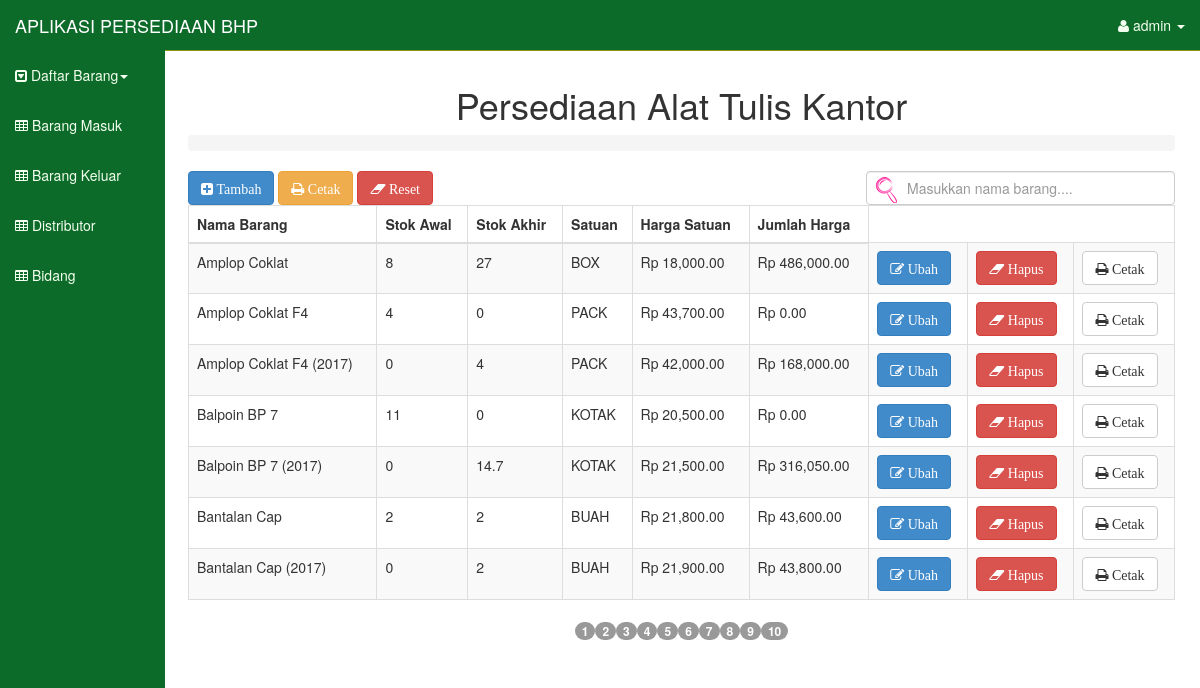
The page /index.php (signed in) on the database its author committed.
### tables this page shows
CREATE TABLE IF NOT EXISTS `databarang` (
  `no` int(10) NOT NULL AUTO_INCREMENT,
  `nama_barang` varchar(500) NOT NULL,
  `stok_awal` float NOT NULL,
  `stok_akhir` float NOT NULL,
  `satuan` varchar(50) NOT NULL,
  `harga_satuan` float NOT NULL,
  `kode` int(10) NOT NULL,
  PRIMARY KEY (`no`),
  KEY `nama_barang` (`nama_barang`)
);

### views/daftar_barang.php (the view, shortened to what this page needs)
 <div class="row">
          <div class="col-lg-12">
            <h1 align="center">Persediaan Alat Tulis Kantor</h1>
            <ol class="breadcrumb">
            </ol>
          </div>
        </div>
<div class="row">
<div class="form-group">
<div class="col-sm-8">
<a id="t_brg" data-toggle="modal" data-target="#tbrg" class="btn btn-primary"><i class="fa fa-plus-square"> Tambah</i></a>
<a id="t_cetak" data-toggle="modal" data-target="#tcetak" class="btn btn-warning"><i class="fa fa-print"> Cetak</i></a>
<a href="views/reset.php" class="btn btn-danger" onclick="return confirm('Apakah anda yakin untuk mereset semua history barang masuk dan barang keluar ?');"><i class="fa fa-eraser"> Reset</i></a>
</div>
<div class="col-sm-4">
<input type="text" style="background-image: url(pink.png);background-position: 6px 5px;background-repeat: no-repeat;padding: 5px 20px 4px 40px;" class="form-control" id="myInput" onkeyup="myFunction()" placeholder="Masukkan nama barang....">
</div>
</div>
</div>
<div class="row">
 <div class="col-lg-12">
            <div class="table-responsive">
              <table id="myTable" class="table table-bordered table-hover table-striped tablesorter paginated">
                <thead>
                  <tr>
                    <th>Nama Barang</th>
                    <th>Stok Awal</th>
                    <th>Stok Akhir</th>
                    <th>Satuan</th>
                    <th>Harga Satuan</i></th>
                    <th>Jumlah Harga</i></th>
                  </tr>
                </thead>
                <tbody>
<?php
$sql= mysql_query("select * from databarang where kode=1");
while($data=mysql_fetch_array($sql)){
?>
              <tr>
              <td><?php echo $data['nama_barang'] ?></td>
              <td><?php echo $data['stok_awal'] ?></td>
              <td><?php echo $data['stok_akhir'] ?></td>
              <td><?php echo $data['satuan'] ?></td>
              <td><?php echo 'Rp '.number_format($data['harga_satuan'],2) ?></td>
              <td><?php echo 'Rp '.number_format($data['stok_akhir']*$data['harga_satuan'],2) ?></td>
              <td><a id="edit_brg" data-toggle="modal" data-target="#editbrg" data-nama="<?php echo $data['nama_barang']; ?>" data-stok="<?php echo $data['stok_awal']; ?>" data-sta="<?php echo $data['stok_akhir']; ?>" data-satuan="<?php echo $data['satuan']; ?>" data-hsatuan="<?php echo $data['harga_satuan']; ?>" data-no="<?php echo $data['no']; ?>" class="btn btn-primary"><i class="fa fa-edit"> Ubah</i></a></td>
              <td><a href="?page=delete&id_barang=<?php echo $data['nama_barang'] ?>" class="btn btn-danger"  ><i class="fa fa-eraser" onclick="return confirm('Apakah anda yakin menghapus data ini ?')"; > Hapus</i></a></td>
              <td><a id="c_brg" data-toggle="modal" data-target="#cetak" data-nama="<?php echo $data['nama_barang']?>" class="btn btn-default"><i class="fa fa-print"> Cetak</i></a></td>
              </tr>
<?php
}
?>
                </tbody>
              </table>
            </div>
          </div>
        </div>

### assets/css/sb-admin.css (style rules this page uses)
body { margin-top: 50px; }
table.tablesorter thead { cursor: pointer; }

### index.php (style rules this page uses)
.row { margin-right: -15px !important; margin-left: -17px !important; }

### rows shown on the page
databarang: nama_barang "Amplop Coklat", stok_awal "8", stok_akhir "27", satuan "BOX", harga_satuan "18,000.00", $data['stok_akhir']*$data['harga_satuan'] "486,000.00"
databarang: nama_barang "Amplop Coklat F4", stok_awal "4", stok_akhir "0", satuan "PACK", harga_satuan "43,700.00", $data['stok_akhir']*$data['harga_satuan'] "0.00"
databarang: nama_barang "Amplop Coklat F4 (2017)", stok_awal "0", stok_akhir "4", satuan "PACK", harga_satuan "42,000.00", $data['stok_akhir']*$data['harga_satuan'] "168,000.00"
databarang: nama_barang "Balpoin BP 7", stok_awal "11", stok_akhir "0", satuan "KOTAK", harga_satuan "20,500.00", $data['stok_akhir']*$data['harga_satuan'] "0.00"
databarang: nama_barang "Balpoin BP 7 (2017)", stok_awal "0", stok_akhir "14.7", satuan "KOTAK", harga_satuan "21,500.00", $data['stok_akhir']*$data['harga_satuan'] "316,050.00"
databarang: nama_barang "Bantalan Cap", stok_awal "2", stok_akhir "2", satuan "BUAH", harga_satuan "21,800.00", $data['stok_akhir']*$data['harga_satuan'] "43,600.00"
databarang: nama_barang "Bantalan Cap (2017)", stok_awal "0", stok_akhir "2", satuan "BUAH", harga_satuan "21,900.00", $data['stok_akhir']*$data['harga_satuan'] "43,800.00"

### other values the page prints
$_SESSION['user'] "admin"
